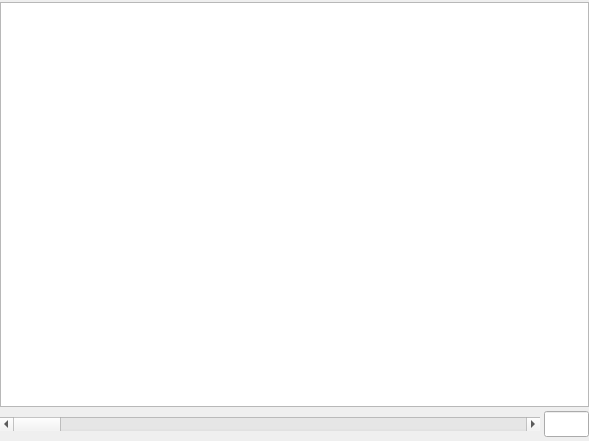
<?xml version="1.0" encoding="UTF-8"?>
<ui version="4.0">
 <class>Form</class>
 <widget class="QWidget" name="Form">
  <property name="geometry">
   <rect>
    <x>0</x>
    <y>0</y>
    <width>589</width>
    <height>441</height>
   </rect>
  </property>
  <property name="sizePolicy">
   <sizepolicy hsizetype="Expanding" vsizetype="Preferred">
    <horstretch>0</horstretch>
    <verstretch>0</verstretch>
   </sizepolicy>
  </property>
  <property name="windowTitle">
   <string>Form</string>
  </property>
  <layout class="QVBoxLayout" name="verticalLayout" stretch="1,1">
   <property name="spacing">
    <number>4</number>
   </property>
   <property name="sizeConstraint">
    <enum>QLayout::SetDefaultConstraint</enum>
   </property>
   <property name="leftMargin">
    <number>0</number>
   </property>
   <property name="topMargin">
    <number>2</number>
   </property>
   <property name="rightMargin">
    <number>0</number>
   </property>
   <property name="bottomMargin">
    <number>4</number>
   </property>
   <item>
    <widget class="QGraphicsView" name="graphicsView">
     <property name="sizePolicy">
      <sizepolicy hsizetype="Expanding" vsizetype="Expanding">
       <horstretch>0</horstretch>
       <verstretch>0</verstretch>
      </sizepolicy>
     </property>
    </widget>
   </item>
   <item>
    <layout class="QHBoxLayout" name="horizontalLayout">
     <item>
      <widget class="QScrollBar" name="slider">
       <property name="sizePolicy">
        <sizepolicy hsizetype="MinimumExpanding" vsizetype="Fixed">
         <horstretch>0</horstretch>
         <verstretch>0</verstretch>
        </sizepolicy>
       </property>
       <property name="orientation">
        <enum>Qt::Horizontal</enum>
       </property>
      </widget>
     </item>
     <item>
      <widget class="QLineEdit" name="number">
       <property name="sizePolicy">
        <sizepolicy hsizetype="Maximum" vsizetype="Fixed">
         <horstretch>0</horstretch>
         <verstretch>0</verstretch>
        </sizepolicy>
       </property>
       <property name="maximumSize">
        <size>
         <width>45</width>
         <height>26</height>
        </size>
       </property>
      </widget>
     </item>
    </layout>
   </item>
  </layout>
 </widget>
 <resources/>
 <connections/>
</ui>
